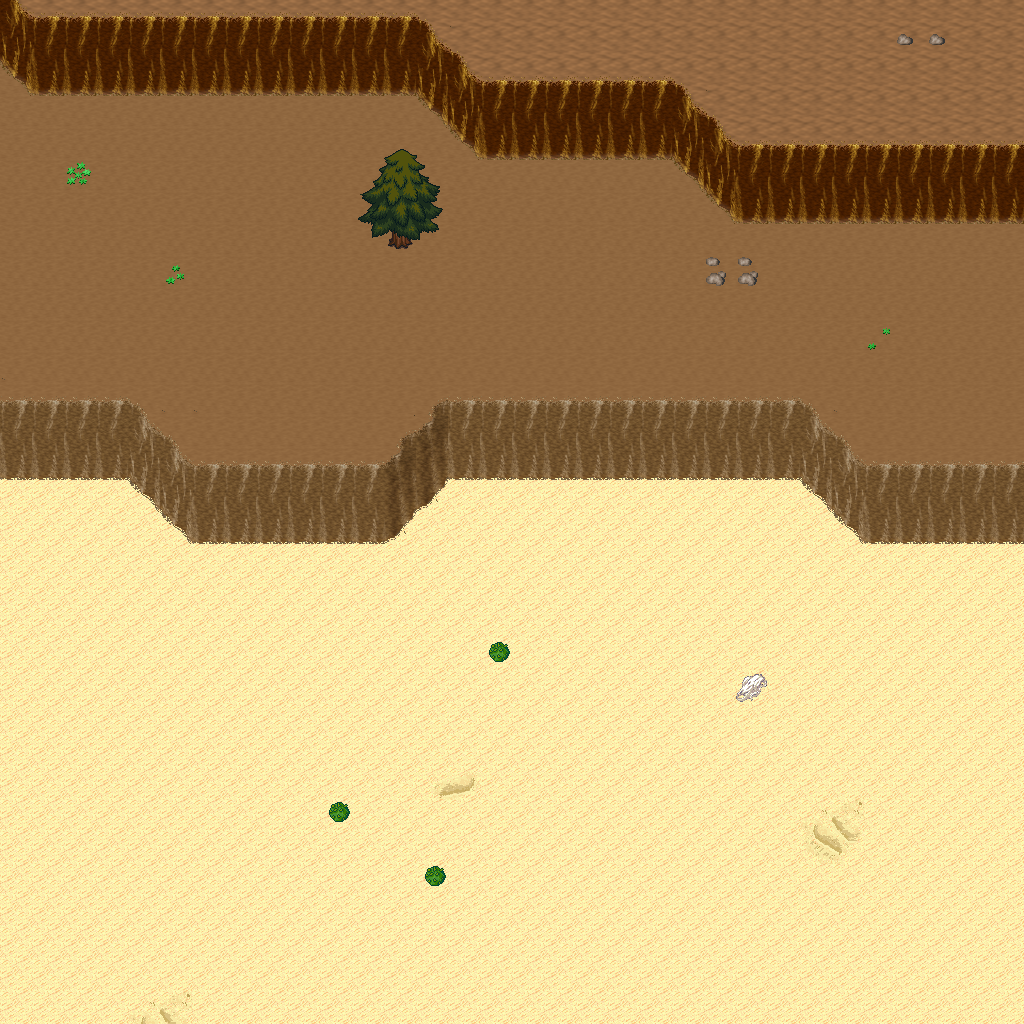

The image is a tile-based game level rendered from a .tmx file. Its description and source (layers, tilesets, objects; grid data summarised) follow:
An orthogonal 32x32 tile map with 32x32 px tiles, 5 tile layers (Ground, Objects, Objects2, Above, ...), 1 hidden layer not drawn, 11 tilesets.

<map version="1.10" tiledversion="1.11.0" orientation="orthogonal" renderorder="right-down" width="32" height="32" tilewidth="32" tileheight="32" infinite="0" nextlayerid="11" nextobjectid="1">
 <tileset firstgid="1" name="logic_collision" tilewidth="32" tileheight="32" tilecount="1" columns="1">
  <image source="../drawable/logic_collision.png" width="32" height="32" />
 </tileset>
 <tileset firstgid="2" name="ground_ground" tilewidth="32" tileheight="32" tilecount="33" columns="3">
  <image source="../drawable/ground_ground.png" width="96" height="352" />
 </tileset>
 <tileset firstgid="35" name="ground_ridge_earth_pale" tilewidth="32" tileheight="32" tilecount="96" columns="12">
  <image source="../drawable/ground_ridge_earth_pale.png" width="384" height="256" />
 </tileset>
 <tileset firstgid="131" name="ground_ridge_earth_dark" tilewidth="32" tileheight="32" tilecount="96" columns="12">
  <image source="../drawable/ground_ridge_earth_dark.png" width="384" height="256" />
 </tileset>
 <tileset firstgid="227" name="terrain_desert" tilewidth="32" tileheight="32" tilecount="88" columns="8">
  <image source="../drawable/terrain_desert.png" width="256" height="352" />
 </tileset>
 <tileset firstgid="315" name="ground_sand_2" tilewidth="32" tileheight="32" tilecount="15" columns="5">
  <image source="../drawable/ground_sand_2.png" width="160" height="96" />
 </tileset>
 <tileset firstgid="330" name="plant_cactus_2" tilewidth="32" tileheight="32" tilecount="10" columns="5">
  <image source="../drawable/plant_cactus_2.png" width="160" height="64" />
 </tileset>
 <tileset firstgid="340" name="plant_cactus" tilewidth="32" tileheight="32" tilecount="2" columns="1">
  <image source="../drawable/plant_cactus.png" width="32" height="64" />
 </tileset>
 <tileset firstgid="342" name="plant_tree_evergreen" tilewidth="32" tileheight="32" tilecount="36" columns="3">
  <image source="../drawable/plant_tree_evergreen.png" width="96" height="384" />
 </tileset>
 <tileset firstgid="378" name="ground_rock_pebbles" tilewidth="32" tileheight="32" tilecount="3" columns="1">
  <image source="../drawable/ground_rock_pebbles.png" width="32" height="96" />
 </tileset>
 <tileset firstgid="381" name="plant_star_shaped_plants" tilewidth="32" tileheight="32" tilecount="6" columns="2">
  <image source="../drawable/plant_star_shaped_plants.png" width="64" height="96" />
 </tileset>
 <layer id="1" name="Ground" width="32" height="32">
  <data>[1024 cells, 1024 non-empty, 10 distinct tile ids]</data>
 </layer>
 <layer id="2" name="Objects" width="32" height="32">
  <data>[1024 cells, 220 non-empty, 28 distinct tile ids]</data>
 </layer>
 <layer id="3" name="Objects2" width="32" height="32">
  <data>[1024 cells, 0 non-empty, 0 distinct tile ids]</data>
 </layer>
 <layer id="4" name="Above" width="32" height="32">
  <data>[1024 cells, 10 non-empty, 10 distinct tile ids]</data>
 </layer>
 <layer id="5" name="Above2" width="32" height="32">
  <data>[1024 cells, 0 non-empty, 0 distinct tile ids]</data>
 </layer>
 <layer id="6" name="Walkable" width="32" height="32" visible="0">
  <data>[1024 cells, 133 non-empty, 1 distinct tile ids]</data>
 </layer>
 <objectgroup id="7" name="Mapevents" />
 <objectgroup id="8" name="Spawn" />
 <objectgroup id="9" name="Keys" />
 <objectgroup id="10" name="Replace" />
</map>
